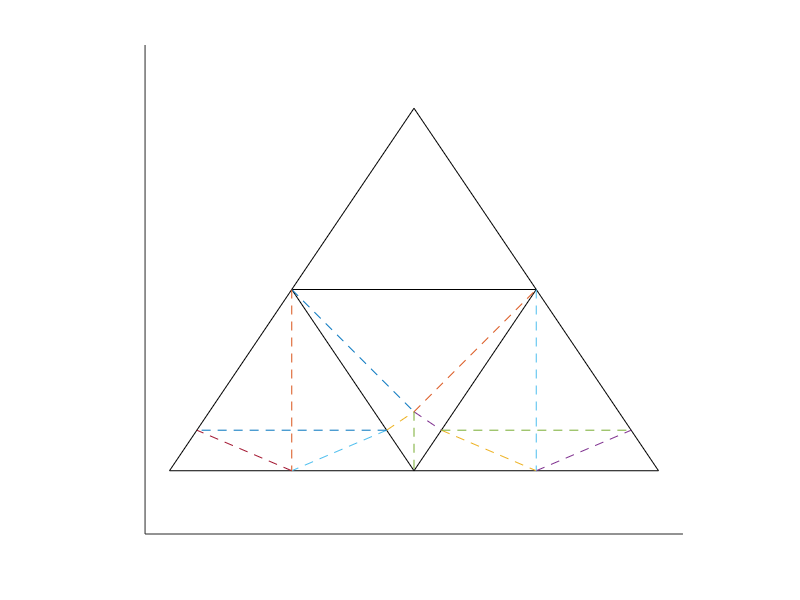

Write MATLAB code to recreate this figure.
clear;
clc;

hold on

theta = 56*pi/180;
t = tan(theta);
s = sin(theta);
c = cos(theta);

%--------------------------------------------------------------------------

X=[-2,0,2];
Y=[-t,t,-t];

x=X(1:2);
y=Y(1:2);
plot(x,y,'k');

x=X(2:3);
y=Y(2:3);
plot(x,y,'k');

x=X(1:2:3);
y=Y(1:2:3);
plot(x,y,'k');

%--------------------------------------------------------------------------

X=[-1,0,1];
Y=[0,-t,0];

x=X(1:2);
y=Y(1:2);
plot(x,y,'k');

x=X(2:3);
y=Y(2:3);
plot(x,y,'k');

x=X(1:2:3);
y=Y(1:2:3);
plot(x,y,'k');

%--------------------------------------------------------------------------

X=[-1,0,1];
Y=[0,-1,0];

x=X(1:2);
y=Y(1:2);
plot(x,y,'--');

x=X(2:3);
y=Y(2:3);
plot(x,y,'--');

%--------------------------------------------------------------------------

X=[-s*sin(theta-pi/4)*sqrt(2),0,s*sin(theta-pi/4)*sqrt(2)];
Y=[-1-c*sin(theta-pi/4)*sqrt(2),-1,-1-c*sin(theta-pi/4)*sqrt(2)];

x=X(1:2);
y=Y(1:2);
plot(x,y,'--');

x=X(2:3);
y=Y(2:3);
plot(x,y,'--');

%--------------------------------------------------------------------------

x=[0,0];
y=[-1,-t];
plot(x,y,'--');

%--------------------------------------------------------------------------

X=[-s*sin(theta-pi/4)*sqrt(2),-1,-2+s*sin(theta-pi/4)*sqrt(2)];
Y=[-1-c*sin(theta-pi/4)*sqrt(2),-t,-1-c*sin(theta-pi/4)*sqrt(2)];

x=X(1:2);
y=Y(1:2);
plot(x,y,'--');

x=X(2:3);
y=Y(2:3);
plot(x,y,'--');

x=X(1:2:3);
y=Y(1:2:3);
plot(x,y,'--');

%--------------------------------------------------------------------------

x=[-1,-1];
y=[0,-t];
plot(x,y,'--');

%--------------------------------------------------------------------------

X=[s*sin(theta-pi/4)*sqrt(2),1,2-s*sin(theta-pi/4)*sqrt(2)];
Y=[-1-c*sin(theta-pi/4)*sqrt(2),-t,-1-c*sin(theta-pi/4)*sqrt(2)];

x=X(1:2);
y=Y(1:2);
plot(x,y,'--');

x=X(2:3);
y=Y(2:3);
plot(x,y,'--');

x=X(1:2:3);
y=Y(1:2:3);
plot(x,y,'--');

%--------------------------------------------------------------------------

x=[1,1];
y=[0,-t];
plot(x,y,'--');

%--------------------------------------------------------------------------



hold off
axis equal
set(gca,'xlim',[-2.2 2.2]);
set(gca,'ylim',[-2 2]);
set(gca,'Box','off');
set(gca,'xtick',[]);
set(gca,'ytick',[]);